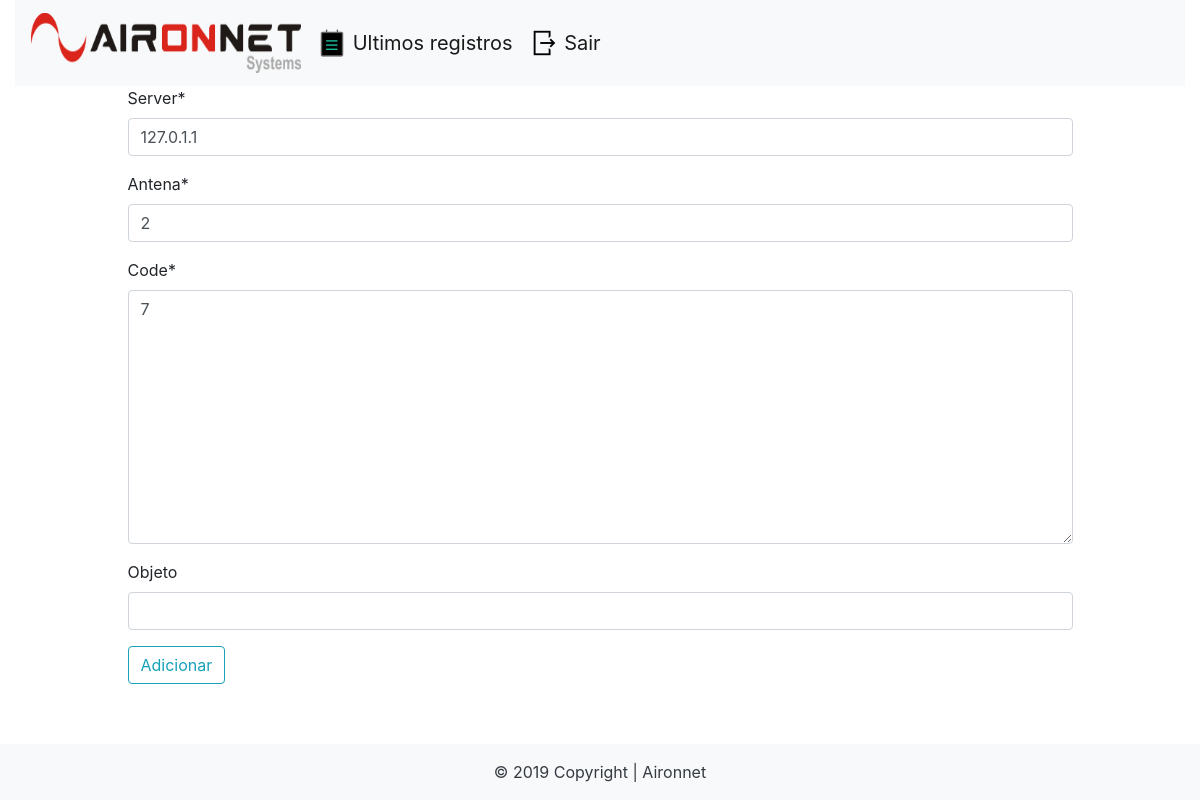
The app's page /lista/cadastro/168 (signed in) with its own data.
### list/models.py (models this page shows, shortened)
class Objeto(models.Model):
	server = models.CharField(max_length=15)
	antena = models.CharField(max_length=10)
	date = models.DateTimeField(default=datetime.now)
	code = models.TextField()
	objeto = models.CharField(max_length=100)

### list/views.py (the view)
# urls.py: path('lista/cadastro/<int:id>', views.add, name='add-objeto'),
@login_required
def add(request, id):
	objt = get_object_or_404(Objeto, pk=id)
	hist = Historico.objects.filter(code=objt.code).last()
	formHist = HistForm(instance=hist)
	form = ObjForm(instance=objt)
	template_name = 'add.html'
	if request.method == 'POST':
		form = ObjForm(request.POST, instance=objt)
		if form.is_valid():
			hist.objeto = objt.objeto
			hist.save()
			objt.save()
			return redirect('/lista')
		else:
			return render(request, template_name, {'form':form})
	else:
		return render(request, template_name, {'form': form})

### list/forms.py
class ObjForm(forms.ModelForm):
	objeto = forms.CharField(max_length=100, required=False)
	class Meta:
		model = Objeto
		fields = ('server', 'antena', 'code', 'objeto')

### list/templates/add.html (shortened to what this page needs)
{% extends 'base.html' %}
{% load crispy_forms_tags %}
{% block content %}
<div class="offset-1 col-10 list-div">
	<form method="POST">
		{{ form|crispy }}
		<button class="btn btn-outline-info my-2 my-sm-0" type="submit" onclick="return confirm('Adicionar objeto ?')">Adicionar</button>
	</form>
</div>
{% endblock %}

### list/static/css/style.css (style rules this page uses)
button { border:none; cursor: pointer; }

### records on screen
Objeto: server "127.0.1.1", antena "2", code "7"
